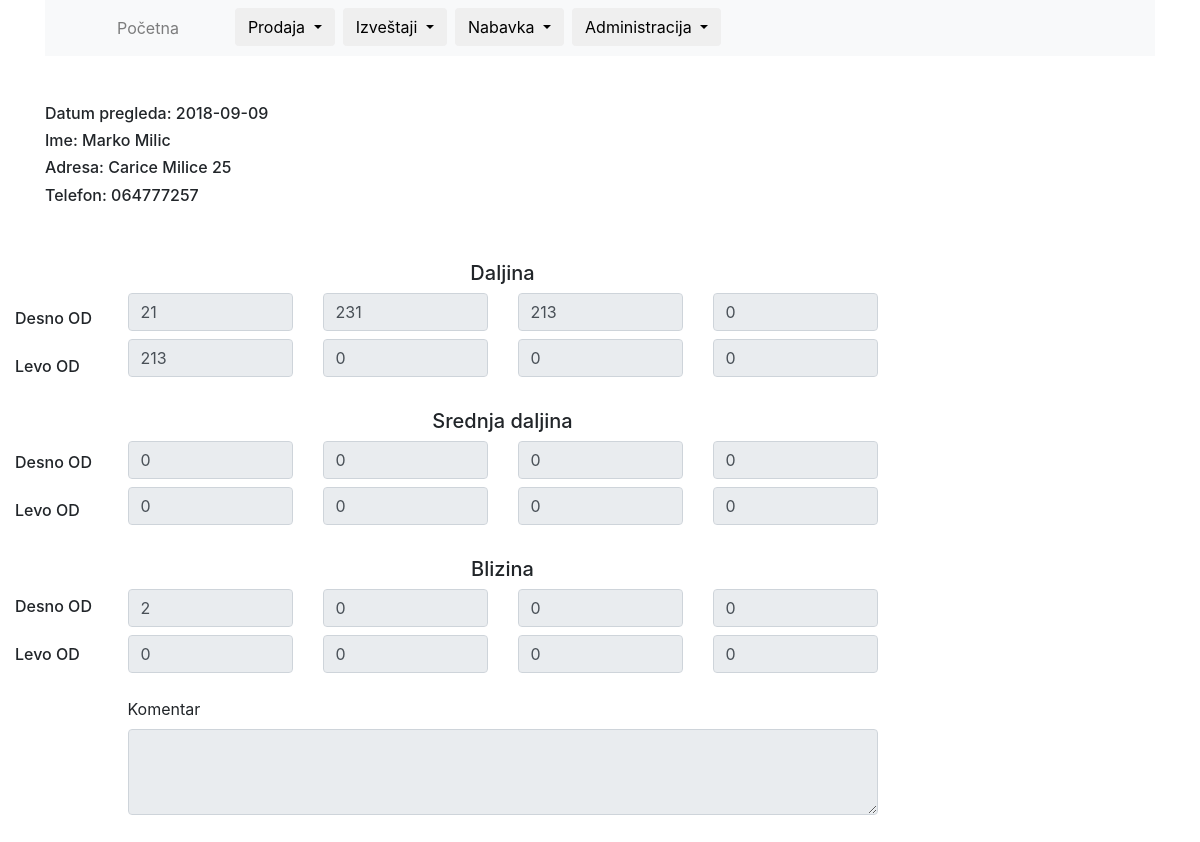
/exam/1 (signed in), run on the app's committed database.
### tables this page shows
CREATE TABLE `eye_exam` (
  `id` int(11) NOT NULL,
  `date` date NOT NULL,
  `client_id` int(11) NOT NULL,
  `daljina_D_Sph` float NOT NULL,
  `daljina_D_Cyl` float NOT NULL,
  `daljina_D_Axis` float NOT NULL,
  `daljina_D_Add` float NOT NULL,
  `daljina_L_Sph` float NOT NULL,
  `daljina_L_Cyl` float NOT NULL,
  `daljina_L_Axis` float NOT NULL,
  `daljina_L_Add` float NOT NULL,
  `s_daljina_D_Sph` float NOT NULL,
  `s_daljina_D_Cyl` float NOT NULL,
  `s_daljina_D_Axis` float NOT NULL,
  `s_daljina_D_Add` float NOT NULL,
  `s_daljina_L_Sph` float NOT NULL,
  `s_daljina_L_Cyl` float NOT NULL,
  `s_daljina_L_Axis` float NOT NULL,
  `s_daljina_L_Add` float NOT NULL,
  `blizina_D_Sph` float NOT NULL,
  `blizina_D_Cyl` float NOT NULL,
  `blizina_D_Axis` float NOT NULL,
  `blizina_D_Add` float NOT NULL,
  `blizina_L_Sph` float NOT NULL,
  `blizina_L_Cyl` float NOT NULL,
  `blizina_L_Axis` float NOT NULL,
  `blizina_L_Add` float NOT NULL,
  `comment` varchar(200) NOT NULL
);

CREATE TABLE `clients` (
  `id` int(11) NOT NULL,
  `name` varchar(25) NOT NULL,
  `surname` varchar(25) NOT NULL,
  `adress` varchar(50) NOT NULL,
  `city` varchar(25) NOT NULL,
  `phone` varchar(12) NOT NULL,
  `note` varchar(100) NOT NULL
);

### includes/functions.php (called while the page is built, shortened)
<?php
if (isset($_SERVER['REQUEST_URI'])) {
    $params = explode("/", ltrim($_SERVER['REQUEST_URI'], "/"));
}
function getOne($table, $id)
{
    global $conn;
    $sql = "SELECT * FROM $table WHERE id = $id";
    $statement = $conn->prepare($sql);
    $statement->execute();
    $statement->setFetchMode(PDO::FETCH_ASSOC);
    return $statement->fetch();
}
function getExam($id = null)
{
    global $conn;
    $sql = "SELECT * FROM eye_exam where id=$id ORDER BY id DESC ";
    $statement = $conn->prepare($sql);
    $statement->execute();
    $statement->setFetchMode(PDO::FETCH_ASSOC);
    return $statement->fetch();
}
function getClient($id)
{
    $client = getOne('clients', $id);
    return $client;
}

### exam.php (the view, shortened to what this page needs)
<?php
$exam = getExam($params[1]);
$client = getClient($exam['client_id']);
?>
<div class="row mt-5">
    <div class="col-4">
        <h6>Datum pregleda: <?php echo $exam['date']?></h6>
        <h6>Ime: <?php echo $client['name']. " ".$client['surname']?></h6>
        <h6>Adresa: <?php echo $client['adress']?></h6>
        <h6>Telefon: <?php echo $client['phone']?></h6>
    </div>
</div>
<div class="row">
    <div class="row mt-5">
        <div class="col-1">
            <div class="row mt-5">
                <h6>Desno OD</h6> <br> <br>
                <h6>Levo OD</h6> <br> <br> <br> <br>
                <h6>Desno OD</h6> <br> <br>
                <h6>Levo OD</h6> <br> <br> <br> <br>
                <h6>Desno OD</h6> <br> <br>
                <h6>Levo OD</h6>
            </div>
        </div>
        <div class="col-8">
                <div class="row">
                    <div class="col-12"><h5 class="text-center">Daljina</h5></div>
                </div>
                <div class="row">
                    <div class="col-3">
                        <input type="text" name="daljina_D_Sph" value="<?php echo $exam['daljina_D_Sph']?> " readonly placeholder="sph" class="form-control mb-2 forma">
                    </div>
                    <div class="col-3">
                        <input type="text" name="daljina_D_Cyl" value="<?php echo $exam['daljina_D_Cyl']?>" readonly placeholder="Cyl" class="form-control mb-2 forma">
                    </div>
                    <div class="col-3">
                        <input type="text" name="daljina_D_Axis" value="<?php echo $exam['daljina_D_Axis']?>" readonly placeholder="Axis" class="form-control mb-2 forma">
                    </div>
                    <div class="col-3">
                        <input type="text" name="daljina_D_Add" value="<?php echo $exam['daljina_D_Add']?>" readonly placeholder="Add" class="form-control mb-2 forma">
                    </div>
                </div>
                <div class="row">
                    <div class="col-3">
                        <input type="text" name="daljina_L_Sph" value="<?php echo $exam['daljina_L_Sph']?>" readonly placeholder="sph" class="form-control mb-2 forma">
                    </div>
                    <div class="col-3">
                        <input type="text" name="daljina_L_Cyl" value="<?php echo $exam['daljina_L_Cyl']?>" readonly placeholder="Cyl" class="form-control mb-2 forma">
                    </div>
                    <div class="col-3">
                        <input type="text" name="daljina_L_Axis" value="<?php echo $exam['daljina_L_Axis']?>" readonly placeholder="Axis" class="form-control mb-2 forma">
                    </div>
                    <div class="col-3">
                        <input type="text" name="daljina_L_Add" value="<?php echo $exam['daljina_L_Add']?>" readonly placeholder="Add" class="form-control mb-2 forma">
                    </div>
                </div>
                <div class="row">
                    <div class="col-12 mt-4"><h5 class="text-center">Srednja daljina</h5></div>
                </div>
                <div class="row ">
                    <div class="col-3">
                        <input type="text" name="s_daljina_D_Sph" value="<?php echo $exam['s_daljina_D_Sph']?>" readonly placeholder="sph" class="form-control mb-2 forma">
                    </div>
                    <div class="col-3">
                        <input type="text" name="s_daljina_D_Cyl" value="<?php echo $exam['s_daljina_D_Cyl']?>" readonly placeholder="Cyl" class="form-control mb-2 forma">
                    </div>
                    <div class="col-3">
                        <input type="text" name="s_daljina_D_Axis" value="<?php echo $exam['s_daljina_D_Axis']?>" readonly placeholder="Axis" class="form-control mb-2 forma">
                    </div>
                    <div class="col-3">
                        <input type="text" name="s_daljina_D_Add" value="<?php echo $exam['s_daljina_D_Add']?>" readonly placeholder="Add" class="form-control mb-2 forma">
                    </div>
                </div>
                <div class="row">
                    <div class="col-3">
                        <input type="text" name="s_daljina_L_Sph" value="<?php echo $exam['s_daljina_L_Sph']?>" readonly placeholder="sph" class="form-control mb-2 forma">
                    </div>
                    <div class="col-3">
                        <input type="text" name="s_daljina_L_Cyl" value="<?php echo $exam['s_daljina_L_Cyl']?>" readonly placeholder="Cyl" class="form-control mb-2 forma">
                    </div>
                    <div class="col-3">
                        <input type="text" name="s_daljina_L_Axis" value="<?php echo $exam['s_daljina_L_Axis']?>" readonly placeholder="Axis" class="form-control mb-2 forma">
                    </div>
                    <div class="col-3">
                        <input type="text" name="s_daljina_L_Add" value="<?php echo $exam['s_daljina_L_Add']?>" readonly placeholder="Add" class="form-control mb-2 forma">
                    </div>
                </div>
                <div class="row">
                    <div class="col-12 mt-4"><h5 class="text-center">Blizina</h5></div>
                </div>
                <div class="row">
                    <div class="col-3">
                        <input type="text" name="blizina_D_Sph" value="<?php echo $exam['blizina_D_Sph']?>" readonly placeholder="sph" class="form-control mb-2 forma">
                    </div>
                    <div class="col-3">
                        <input type="text" name="blizina_D_Cyl" value="<?php echo $exam['blizina_D_Cyl']?>" readonly placeholder="Cyl" class="form-control mb-2 forma">
                    </div>
                    <div class="col-3">
                        <input type="text" name="blizina_D_Axis" value="<?php echo $exam['blizina_D_Axis']?>" readonly placeholder="Axis" class="form-control mb-2 forma">
                    </div>
                    <div class="col-3">
                        <input type="text" name="blizina_D_Add" value="<?php echo $exam['blizina_D_Add']?>" readonly placeholder="Add" class="form-control mb-2 forma">
                    </div>
                </div>
                <div class="row">
                    <div class="col-3">
                        <input type="text" name="blizina_L_Sph" value="<?php echo $exam['blizina_L_Sph']?>" readonly placeholder="sph" class="form-control mb-2 forma">
                    </div>
                    <div class="col-3">
                        <input type="text" name="blizina_L_Cyl" value="<?php echo $exam['blizina_L_Cyl']?>" readonly placeholder="Cyl" class="form-control mb-2 forma">
                    </div>
                    <div class="col-3">
                        <input type="text" name="blizina_L_Axis" value="<?php echo $exam['blizina_L_Axis']?>" readonly placeholder="Axis" class="form-control mb-2 forma">
                    </div>
                    <div class="col-3">
                        <input type="text" name="blizina_L_Add" value="<?php echo $exam['blizina_L_Add']?>" readonly placeholder="Add" class="form-control mb-2 forma">
                    </div>
                </div>
                <div class="row mt-3">
                    <div class="col-12">
                        <label for="comment">Komentar</label>
                        <textarea class="form-control mb-2 forma mb-5" name="comment"  readonly id="" cols="30" rows="3"><?php echo $exam['comment']?></textarea>
                    </div>
                </div>
        </div>
    </div>
</div
</div>

### data on the page
eye_exam: date "2018-09-09", daljina_D_Sph "21", daljina_D_Cyl "231", daljina_D_Axis "213", daljina_D_Add "0", daljina_L_Sph "213", daljina_L_Cyl "0", daljina_L_Axis "0", daljina_L_Add "0", s_daljina_D_Sph "0", s_daljina_D_Cyl "0", s_daljina_D_Axis "0", s_daljina_D_Add "0", s_daljina_L_Sph "0", s_daljina_L_Cyl "0", s_daljina_L_Axis "0", s_daljina_L_Add "0", blizina_D_Sph "2", blizina_D_Cyl "0", blizina_D_Axis "0", blizina_D_Add "0", blizina_L_Sph "0", blizina_L_Cyl "0", blizina_L_Axis "0", blizina_L_Add "0"
clients: name "Marko", surname "Milic", adress "Carice Milice 25", phone "064777257"
